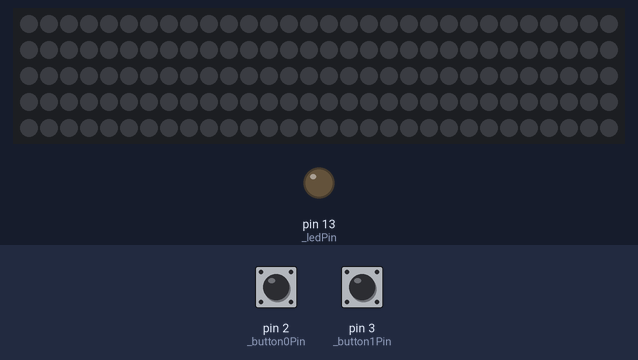
A sketch run on a simulated Arduino Pro Mini, built with avr-gcc and run on an emulated ATmega328P. Parts: 150 RGB LEDs in strip order, left to right, continuing on the next row, output pins drawn as LEDs (lit = HIGH). The inputs (shaded band) are chosen by the test bench; at power-on: pin 2 (_button0Pin) HIGH, pin 3 (_button1Pin) HIGH. Dim RGB values are drawn brighter than linear; random numbers use the default seed unless the sketch sets one.

Above: at 5.4 s.
5.5 s: pin 2 (_button0Pin) pulled LOW for 0.15 s
At 5.8 s:
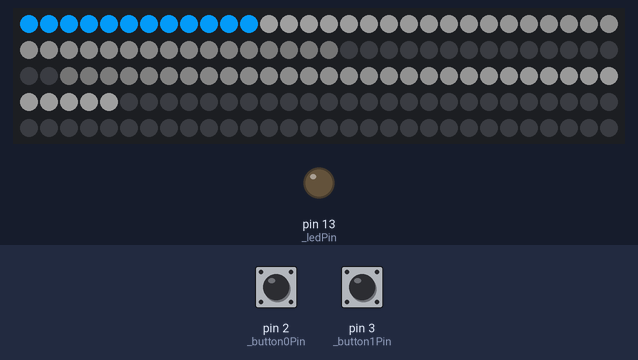
7.1 s: pin 3 (_button1Pin) pulled LOW for 0.15 s
At 8.0 s:
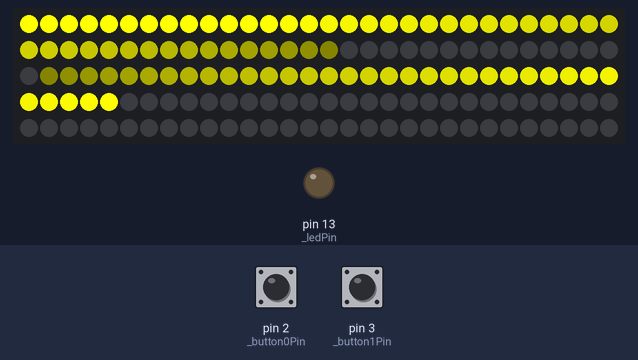
8.7 s: pin 3 (_button1Pin) pulled LOW for 1 s
At 9.4 s:
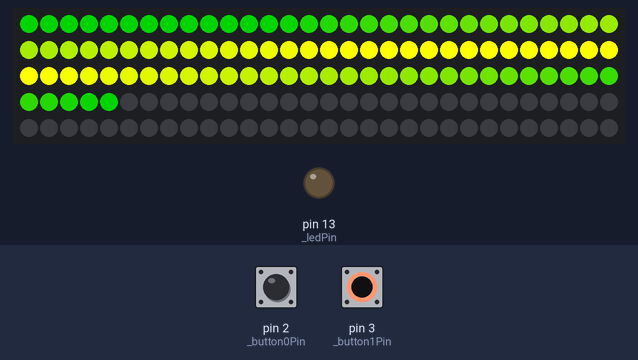
11.2 s: pin 3 (_button1Pin) pulled LOW for 0.15 s
At 12.1 s:
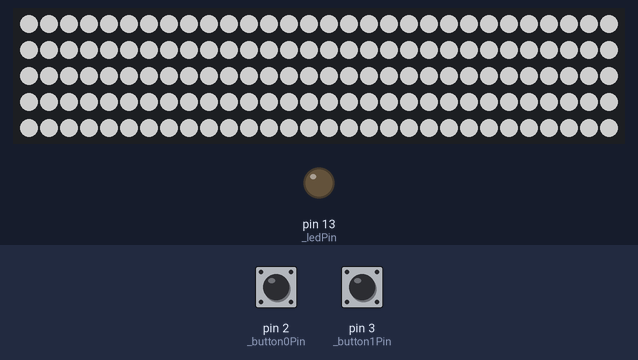
12.8 s: pin 3 (_button1Pin) pulled LOW for 3.2 s
At 13.8 s:
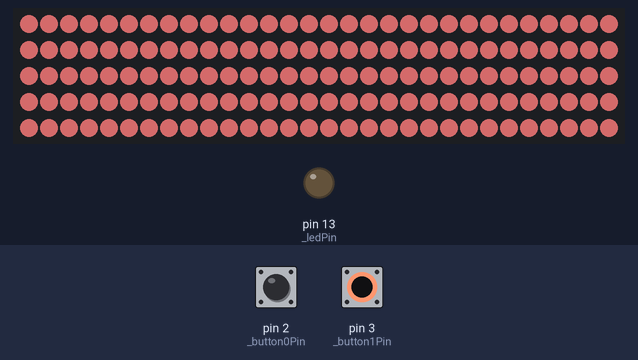
17.5 s: pin 3 (_button1Pin) pulled LOW for 0.15 s
At 18.3 s:
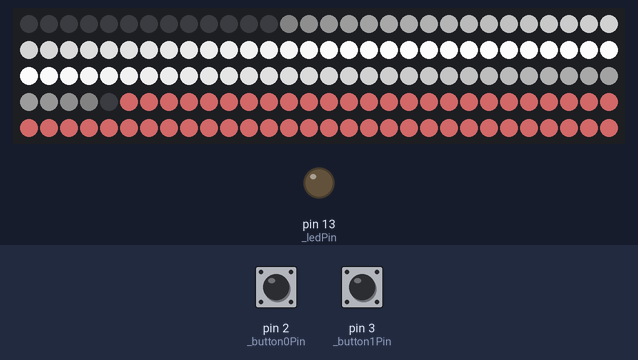
Timing chart, 0 to 20.1 s (numbered marks = the images above; inputs shaded):
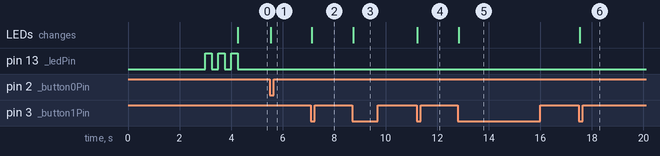

Measured:
- after the input at 5.5 s, the LEDs: change at once (image 1)
- after the input at 7.1 s, the LEDs: change at once (image 2)
- after the input at 8.7 s, the LEDs: change at once (image 3)
- after the input at 11.2 s, the LEDs: change at once (image 4)
- after the input at 12.8 s, the LEDs: change at once (image 5)
- after the input at 17.5 s, the LEDs: change at once (image 6)

The sketch:

deskLight1_Standalone.ino
```cpp
// (licence header left out)
// Tested on Arduino Pro Mini (5v, ATmega328, 16mhz clock speed, 32KB Flash, 2KB SRAM, 1KB EEPROM)

/*
 use if defined statements and comment out to disable debug mode
 this will remove all debug code when compiling rather than just switching off
 for now only use serial when in debug
*/
//#define DEBUG 1                           //comment/un-comment
#ifdef DEBUG
//some vars
#endif
const int _button0Pin = 2;                //#define BUTTON_0_PIN 2 _button0Pin
const int _button1Pin = 3;                //#define BUTTON_1_PIN 2 _button1Pin
const int _ledPin = 13;                   //built-in LED
const int _ledDOutPin = 6;                //DOut -> LED strip DIn

/*----------------------------libraries----------------------------*/
/* don't actually need to save anything as not actually switching anything off, just flipping the light state,
 * will only lose it's mode pos if turned off at the wall.
 */
//#include <EEPROM.h>
#include <Bounce2.h>                      //buttons with de-bounce
#include <FastLED.h>                      //WS2812B LED strip control and effects

/*----------------------------system----------------------------*/
const String _progName = "deskLight1_A";
const String _progVers = "0.27";            //clean-up
//const int _mainLoopDelay = 0;               //just in case  - using FastLED.delay instead..
boolean _firstTimeSetupDone = false;        //starts false //this is mainly to catch an interrupt trigger that happens during setup, but is usefull for other things
volatile boolean _onOff = false;            //this should init false, then get activated by input - on/off true/false
#ifdef DEBUG
String _inputString = "";                   // a string to hold incoming data
boolean stringComplete = false;             // whether the string is complete
#endif

/*----------------------------modes----------------------------*/
const int _modeNum = 9;
const int _modePresetSlotNum = 7;
int _modePreset[_modePresetSlotNum] = { 0, 2, 3, 4, 5, 7, 8 }; //test basic, tap bt to cycle around a few mode slots   //expand to array or struct later for more presets
volatile int _modeCur = 0;                  //current mode in use - this is not the var you are looking for.. try _modePresetSlotCur
int _modePresetSlotCur = 0;                 //the current array pos (slot) in the current preset, as opposed to..      //+/- by userInput

/*----------------------------buttons----------------------------*/
const unsigned long _buttonDebounceTime = 5; //unsigned long (5ms)
Bounce _button0 = Bounce();                 //Instantiate a Bounce object
Bounce _button1 = Bounce();                 //Instantiate a Bounce object
boolean _button0Toggled = false;
boolean _button1Toggled = false;

/*----------------------------LED----------------------------*/
typedef struct {
  byte first;
  byte last;
  byte total;
} LED_SEGMENT;
const int _ledNum = 150;                    //5m strip with 150 LEDs
const int _segmentTotal = 4;                //more later..
const int _ledGlobalBrightness = 255;          //global brightness
int _ledGlobalBrightnessCur = 255;              //current global brightness - adjust this
int _ledBrightnessIncDecAmount = 10;            //the brightness amount to increase or decrease
#define UPDATES_PER_SECOND 120              //main loop FastLED show delay  //100
LED_SEGMENT ledSegment[_segmentTotal] = {
  { 0, 11, 12 },
  { 12, 46, 35 },
  { 47, 59, 12 },
  { 60, 94, 34 }
};
CHSV startColor( 144, 70, 64 );
CHSV endColor( 31, 71, 69 );
CRGB startColor_RGB( 3, 144, 232 );
CRGB endColor_RGB( 249, 180, 1 );

CRGB leds[_ledNum];                         //global RGB array
int _ledState = LOW;                        //use to toggle LOW/HIGH (ledState = !ledState)
#define TEMPERATURE_0 WarmFluorescent
#define TEMPERATURE_1 StandardFluorescent
#define TEMPERATURE_2 CoolWhiteFluorescent
int _colorTempCur = 5;                      //current colour temperature

/*----------------------------MAIN----------------------------*/
void setup() {

  #ifdef DEBUG
    Serial.begin(9600);
    _inputString.reserve(200);              // reserve 200 bytes for the inputString:
    Serial.println();
    Serial.print(_progName);
    Serial.print(" ");
    Serial.print(_progVers);
    Serial.println();
    Serial.print("..");
    Serial.println();
  #endif

  delay(3000);                              //give the power, LED strip, etc. a couple of secs to stabilise
  setupLEDs();
  setupUserInputs();

  #ifdef DEBUG
  //everything done? ok then..
    Serial.print(F("Setup done"));
    Serial.println();
  #endif
  blinkStatusLED();
}

void loop() {

  if(_firstTimeSetupDone == false) {
    #ifdef DEBUG
    //
    #endif
    _firstTimeSetupDone = true;           //need this for stuff like setting sunrise, cos it needs the time to have been set
  }

  #ifdef DEBUG
    if (stringComplete) {
      Serial.println(_inputString);
      _inputString = "";                    //clear the string:
      stringComplete = false;
    }
  #endif

  loopUserInputs();
  loopModes();

  FastLED.show();                           //send all the data to the strips
  FastLED.delay(1000 / UPDATES_PER_SECOND);
  //
  //delay(_mainLoopDelay);                  //using FastLED.delay instead..
}


/*----------------------------Serial----------------------------*/
/*
  SerialEvent occurs whenever a new data comes in the
 hardware serial RX.  This routine is run between each
 time loop() runs, so using delay inside loop can delay
 response.  Multiple bytes of data may be available.
 */
#ifdef DEBUG
void serialEvent() {
  while (Serial.available()) {
    char inChar = (char)Serial.read();      // get the new byte:
    _inputString += inChar;                 // add it to the inputString:
    // if the incoming character is a newline, set a flag
    // so the main loop can do something about it:
    if (inChar == '\n') {
      stringComplete = true;
    }
  }
}
#endif
```

display.ino
```cpp
/*----------------------------display----------------------------*/

void setupLEDs() {

  //system LEDs
  pinMode(_ledPin, OUTPUT);                 //Setup the internal LED on pin 13
  digitalWrite(_ledPin, _ledState);

  //FastLED
  FastLED.setMaxPowerInVoltsAndMilliamps(5, 2850);  //limit power draw to 2.85A at 5v (with 3A power supply this gives us a bit of head room for board, lights etc.)
  FastLED.addLeds<WS2812B, _ledDOutPin, GRB>(leds, _ledNum).setCorrection( TypicalSMD5050 );  //TypicalLEDStrip
  FastLED.setBrightness(_ledGlobalBrightness);      //set global brightness
  FastLED.setTemperature(UncorrectedTemperature);   //set first temperature

}

void addGlitter( fract8 chanceOfGlitter) {
  if( random8() < chanceOfGlitter) {
    leds[ random16(_ledNum) ] += CRGB::White;
  }
}

/*-----------display - status------------*/
void blinkStatusLED() {
  //this delays the whole script. use sparingly
  digitalWrite(_ledPin, HIGH);
  delay(250);
  digitalWrite(_ledPin, LOW);
  delay(250);
  digitalWrite(_ledPin, HIGH);
  delay(250);
  digitalWrite(_ledPin, LOW);
  delay(250);
  digitalWrite(_ledPin, HIGH);
  delay(250);
  digitalWrite(_ledPin, LOW);
}
```

mode.ino
```cpp
/*----------------------------mode----------------------------*/

/*
 * 0 - glow     (static/moving)
 * 1 - sunrise  (static/moving)
 * 2 - morning  (static/moving)
 * 2 - day      (static/moving) (full bright/overcast/clearbluesky)
 * 4 - working  (static) (full bright) (colour temperature sub-mode)
 * 5 - evening  (static/moving)
 * 6 - sunset   (static/moving)
 * 7 - night    (static/moving)
 * 8 - changing (moving) (could use static to pause it?)
 *
 * gradient fade (top/mid/bot) (all can invert) (overlay/fx?)
 * moveable/resizable bright bar (overlay/fx?) (might use brightness +/- intputs to move up/down)
 */

/*
  select mode to run based upon mode var, set by input
  called from main loop
  (select from preset array) ..later
  numbers denote slots
  slots are filled (by hand for now) with named functions
  ..needs an override aswell
  modes are represented as numbers, but have names if needed
  modes are selected individualy or in a present sequence

 */
void loopModes() {
  if (_onOff) {
    if(_modeCur == 0) {       mode0(); }
    else if(_modeCur == 1) {  mode1(); }
    else if(_modeCur == 2) {  mode2(); }
    else if(_modeCur == 3) {  mode3(); }
    else if(_modeCur == 4) {  mode4(); }
    else if(_modeCur == 5) {  mode5(); }
    else if(_modeCur == 6) {  mode6(); }
    else if(_modeCur == 7) {  mode7(); }
    else if(_modeCur == 8) {  mode8(); }
  }
  else {
    //fadeToBlackBy( leds, _ledNum, 30);
    fill_solid( leds, _ledNum, CRGB::Black);  //TEMP colour ..this should be a number, not a colour!!!
  } //turn off - fade everything to black
}


/*----------------------------modes----------------------------*/
void mode0() {
  //name should be glow!
  //default is static (with a few sparkles)
    for(int i = ledSegment[0].first; i <= ledSegment[0].last; i++) {
      leds[i] = startColor_RGB;
    }
    fill_gradient_RGB(leds, ledSegment[1].first, CRGB(32, 32, 32), ledSegment[1].last, CRGB::Black);
    for(int i = ledSegment[2].first; i <= ledSegment[2].last; i++) {
      leds[i] = CRGB::Black;
    }
    fill_gradient_RGB(leds, ledSegment[3].first, CRGB::Black, ledSegment[3].last, CRGB(32, 32, 32) );

    //addGlitter(80);
}

//

void mode2() {
  //name should be morning!
    for(int i = ledSegment[0].first; i <= ledSegment[0].last; i++) {
      leds[i] = CRGB::Yellow;
    }
    fill_gradient_RGB(leds, ledSegment[1].first, CRGB::Yellow, ledSegment[1].last, CRGB::Black);
    for(int i = ledSegment[2].first; i <= ledSegment[2].last; i++) {
      leds[i] = CRGB::Black;
    }
    fill_gradient_RGB(leds, ledSegment[3].first, CRGB::Black, ledSegment[3].last, CRGB::Yellow );
}

void mode3() {
  //name should be day!
    for(int i = ledSegment[0].first; i <= ledSegment[0].last; i++) {
      leds[i] = CRGB::Green;
    }
    fill_gradient_RGB(leds, ledSegment[1].first, CRGB::Green, ledSegment[1].last, CRGB::Yellow);
    for(int i = ledSegment[2].first; i <= ledSegment[2].last; i++) {
      leds[i] = CRGB::Yellow;
    }
    fill_gradient_RGB(leds, ledSegment[3].first, CRGB::Yellow, ledSegment[3].last, CRGB::Green );
}

void mode4() {
  //name should be working!
    fill_solid( leds, _ledNum, CRGB::White);  //TEMP colour
/*
 //sub temperature modes later..
  if(_mode0_sub == 0) {
    FastLED.setTemperature( TEMPERATURE_0 ); //set first temperature  //..moved to setup ..might work ???
    //fill_solid( leds, _ledNum, TEMPERATURE_0 );
    leds[0] = TEMPERATURE_0; //show indicator pixel
  } else if(_mode0_sub == 1) {
    FastLED.setTemperature( TEMPERATURE_1 );
    //fill_solid( leds, _ledNum, TEMPERATURE_1 );
    leds[0] = TEMPERATURE_1;
  } else if(_mode0_sub == 2) {
    FastLED.setTemperature( TEMPERATURE_2 );
    //fill_solid( leds, _ledNum, TEMPERATURE_2 );
    leds[0] = TEMPERATURE_3;
  } else if(_mode0_sub == 3) {
    FastLED.setTemperature( TEMPERATURE_3 );
    //fill_solid( leds, _ledNum, TEMPERATURE_3 );
    leds[0] = TEMPERATURE_3;
  } else if(_mode0_sub == 4) {
    FastLED.setTemperature( TEMPERATURE_4 );
    //fill_solid( leds, _ledNum, TEMPERATURE_4 );
    leds[0] = TEMPERATURE_4;
  } else if(_mode0_sub == 5) {
    FastLED.setTemperature( TEMPERATURE_5 );
    //fill_solid( leds, _ledNum, TEMPERATURE_5 );
    leds[0] = TEMPERATURE_5;
  } else if(_mode0_sub == 6) {
    FastLED.setTemperature( TEMPERATURE_6 );
    //fill_solid( leds, _ledNum, TEMPERATURE_6 );
    leds[0] = TEMPERATURE_6;
  } else if(_mode0_sub == 7) {
    FastLED.setTemperature( TEMPERATURE_7 );
    //fill_solid( leds, _ledNum, TEMPERATURE_7 );
    leds[0] = TEMPERATURE_7;
  } else if(_mode0_sub == 8) {
    FastLED.setTemperature( TEMPERATURE_8 );
    //fill_solid( leds, _ledNum, TEMPERATURE_8 );
    leds[0] = TEMPERATURE_8;
  }
  */
}

void mode5() {
  //name should be evening!
    fill_solid( leds, _ledNum, CRGB(128, 64, 64));
}

//

void mode7() {
  //name should be night!
   for(int i = ledSegment[0].first; i <= ledSegment[0].last; i++) {
      leds[i] = CRGB::Black;
    }
    fill_gradient_RGB(leds, ledSegment[1].first, CRGB::Black, ledSegment[1].last, CRGB::White);
    for(int i = ledSegment[2].first; i <= ledSegment[2].last; i++) {
      leds[i] = CRGB::White;
    }
    fill_gradient_RGB(leds, ledSegment[3].first, CRGB::White, ledSegment[3].last, CRGB::Black );
}

void mode8() {
  //name should be changing!
    fill_solid( leds, _ledNum, CRGB(0, 0, 255));
}
```

mode1_6_sunRiseSet.ino
```cpp
/*----------------------------mode1 sunrise and mode6 sunset----------------------------*/
/*
 * sunrise and sunset modes (1 & 6) are usually kept out of the preset lists and just triggered by the alarm interrupts
 * ..but it is a mode and can be selected as such
 * eg. for testing/demo porpoises
 */
void mode1() {
  //name should be sunrise!
    //sunRise();

    //TEMP
    for(int i = ledSegment[0].first; i <= ledSegment[0].last; i++) {
      leds[i] = startColor_RGB;
    }
    fill_gradient_RGB(leds, ledSegment[1].first, CRGB(32, 32, 32), ledSegment[1].last, CRGB::Black);
    for(int i = ledSegment[2].first; i <= ledSegment[2].last; i++) {
      leds[i] = CRGB::Black;
    }
    fill_gradient_RGB(leds, ledSegment[3].first, CRGB::Black, ledSegment[3].last, CRGB(32, 32, 32) );
    //END TEMP

} //END mode1


void mode6() {

  //name should be sunset!
    fadeToBlackBy( leds, _ledNum, 100);

} //END mode6


/*----------------------------do----------------------------*/
/*
 * sunrise/set states can be used by such as static/moving
 * eg. static could go straight to the end colours, or the frozen midpoint of the 'do' state
 *
 * //setup
 * beginning
 * do rise
 * end
 */
//unsigned long _sunRiseInterval = 0; // the time we need to wait //calculated at runtime
//unsigned long _sunRisePreviousMillis = 0; // millis() returns an unsigned long.
//
//void sunRise() {
//  //time to rise (ms)
//  //start/end levels
//  //number of steps (LED total)
//  //time interval for each step (ms)
//  //levels for each step
//
//  _sunRiseInterval = 1000000;
//
//  unsigned long _sunRiseCurrentMillis;// = millis(); //empty ok?            //get current time //not really necessary, but didn't want to leave it empty in case..
//
//  if(_sunRiseStateCur == 0) { /* begin */
//
//    fill_solid( leds, _ledNum, CRGB(0, 0, 0));  //TEMP - testing
//    //fadeToBlackBy( leds, _ledNum, 30);                        //fade to black to setup (sunset will need a fade-up to whatever the starts levels are)
//
////    _sunRiseInterval = 30;    //trying to match 'fade to black by' time
////    _sunRiseCurrentMillis = millis();                         //get current time
////    //wait for the appropriate divison of time
////    if ((unsigned long)(_sunRiseCurrentMillis - _sunRisePreviousMillis) >= _sunRiseInterval) {
////      _sunRisePreviousMillis = millis();                              //save the current time for next round
////    }
//
//    //now show first step of sequence
//    for(int i=ledSegment[0].first; i < ledSegment[0].last; i++) {
//      leds[i] = CRGB(10, 10, 10); //???
//    }
//
//    _sunRiseCurrentMillis = millis();                         //get current time
//    //wait for the appropriate divison of time
//    if ((unsigned long)(_sunRiseCurrentMillis - _sunRisePreviousMillis) >= _sunRiseInterval) {
//      _sunRiseStateCur = 1;                                   //set next state
//      _sunRisePreviousMillis = millis();                              //save the current time for next round
//    }
//  }
//  else if(_sunRiseStateCur == 1) { /* do */
//    _sunRiseCurrentMillis = millis();                         //get current time
//    //do/show rest of sequence (except the last step)
//
//    fill_gradient_RGB(leds, ledSegment[1].first, CRGB(255, 255, 255), ledSegment[1].last, CRGB(0, 0, 0));
//    fill_gradient_RGB(leds, ledSegment[3].first, CRGB(0, 0, 0), ledSegment[3].last, CRGB(255, 255, 255) );
//
//    //when finished..
//    if ((unsigned long)(_sunRiseCurrentMillis - _sunRisePreviousMillis) >= _sunRiseInterval) {
//      _sunRiseStateCur = 2; //set next state
//      _sunRisePreviousMillis = millis();                                 //save the current time for next round
//    }
//  }
//  else if(_sunRiseStateCur == 2) { /* end */
//    _sunRiseCurrentMillis = millis();                         //get current time
//
//    //show last step of sequence
//    for(int i=ledSegment[2].first; i<ledSegment[2].last; i++) {
//      leds[i] = CRGB(32, 32, 255);
//    }
//
//    //wait for the appropriate divison of time
//    if ((unsigned long)(_sunRiseCurrentMillis - _sunRisePreviousMillis) >= _sunRiseInterval) {
////      _modePresetSlotCur += 1;
////      if(_modePresetSlotCur >= _modePresetSlotNum){ _modePresetSlotCur = 0; }  //TEMP rollover catch
////      _modeCur = _modePreset[_modePresetSlotCur];
//       _modeCur = 2;                                            //now go to morning setting
//      //_modePresetSlotCur += 1;                                  //TEMP - next mode
//      _sunRiseStateCur = 0;                                     //reset for next time
//      _sunRisePreviousMillis = millis();                                 //save the current time for next round
//    }
//  } //END else if
///*
//    int startPx0 = (0 - _segmentTotal);
//    int endPx0 = 0;
//    //map(int hour, 0, 12, _segmentStart[0], _segmentEnd[_segmentTotal-1]);
//
//    for(int i=ledSegment[0].first; i<ledSegment[0].last; i++) {
//      leds[i] = CRGB(255, 255, 255);
//    }
//    for(int i=ledSegment[2].first; i<ledSegment[2].last; i++) {
//      leds[i] = CRGB(0, 0, 0);
//    }
//
//    fill_gradient_RGB(leds, ledSegment[1].first, CRGB(255, 255, 255), ledSegment[1].last, CRGB(0, 0, 0));
//    fill_gradient_RGB(leds, ledSegment[3].first, CRGB(0, 0, 0), ledSegment[3].last, CRGB(255, 255, 255) );
//
//    //when sunrise is finished either stay bright, or change(fade) to previous levels
//    //set tomorrows sunrise time
//    //_sunRiseEnabled = false;                //reset
//    //set next mode as morning or day
//*/
//
//} //END sunRise
```

Source omitted: userInput.ino (3253 bytes), util.ino (2668 bytes)
